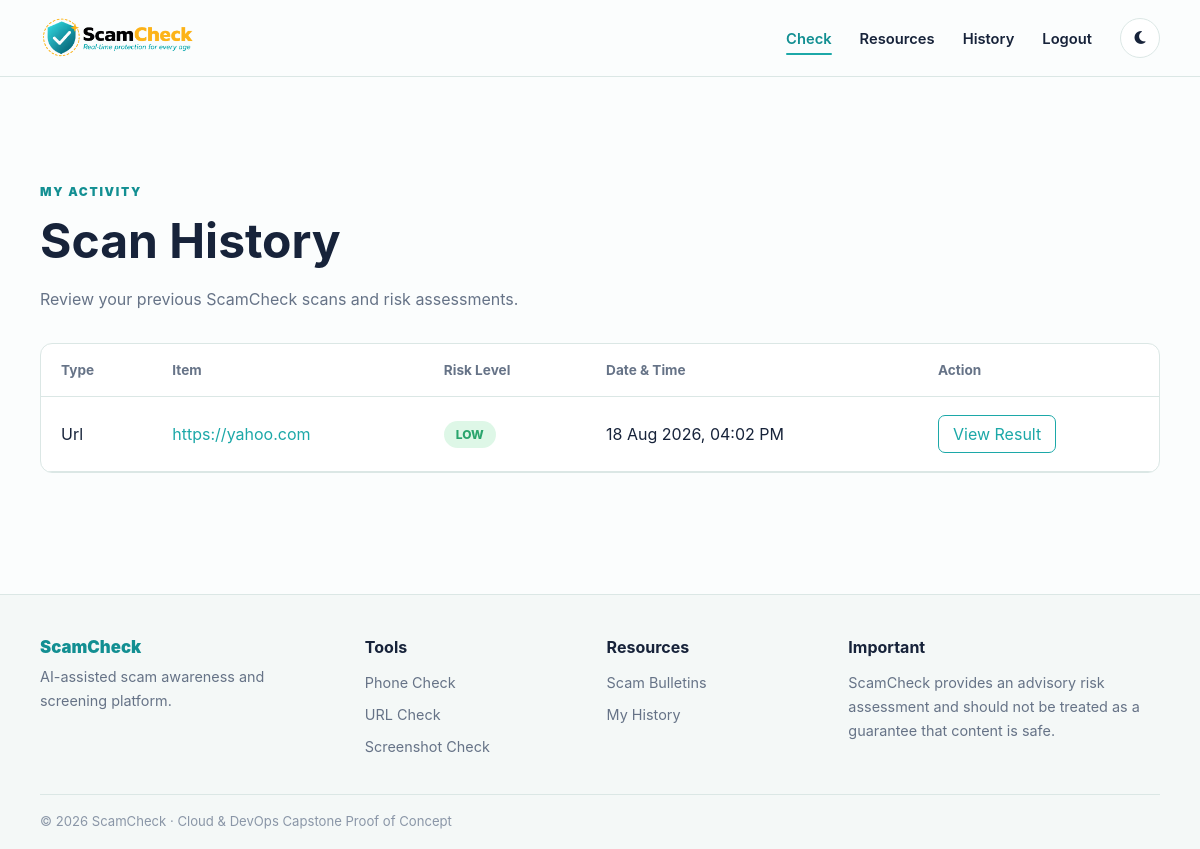
The app's page /history (signed in), older data.
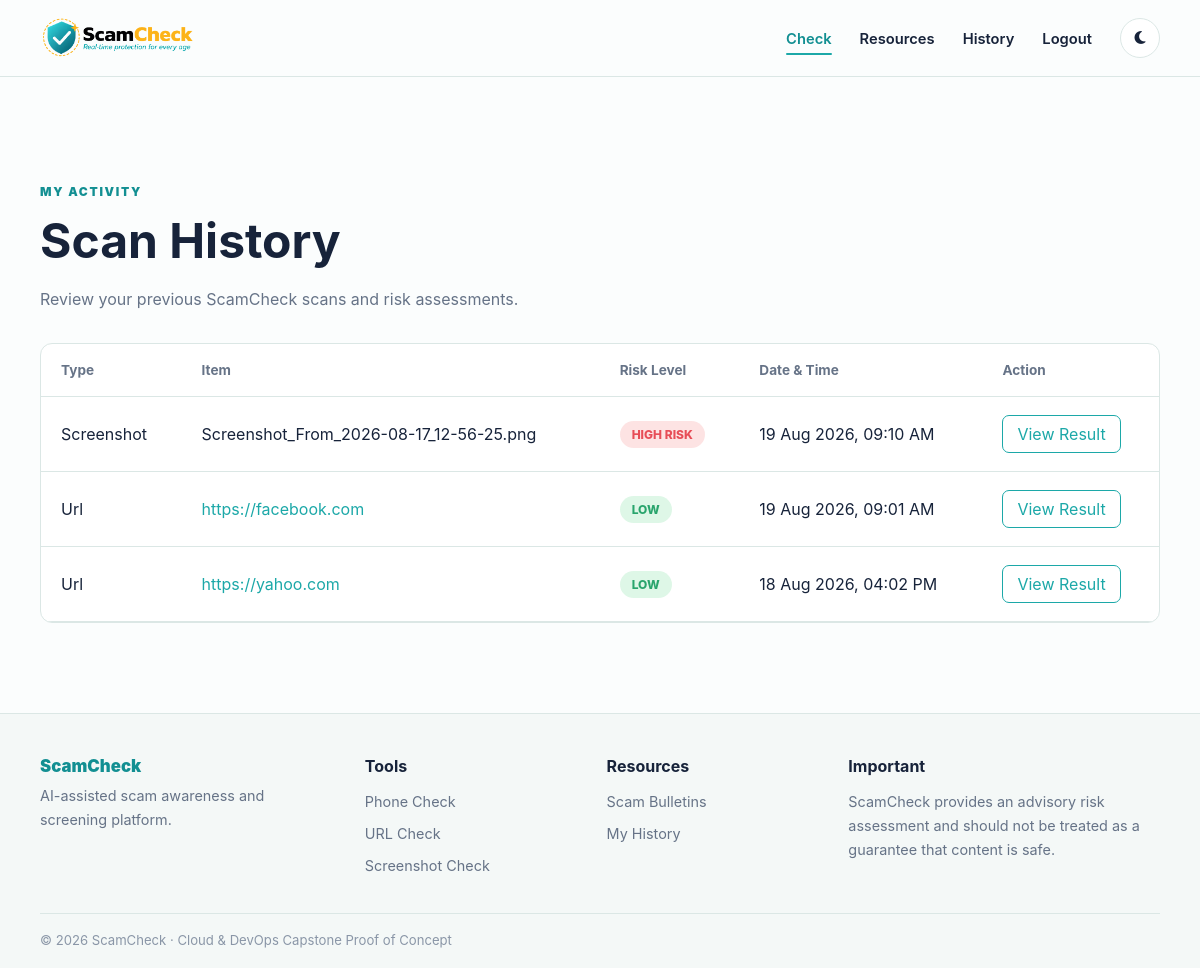
The same page, newer data.
### app.py (models this page shows)
class ScanHistory(db.Model):
    __tablename__ = "scan_history"
    id = db.Column(
        db.Integer,
        primary_key=True
    )
    user_id = db.Column(
        db.Integer,
        db.ForeignKey("users.id"),
        nullable=False
    )
    scan_type = db.Column(
        db.String(30),
        nullable=False
    )
    input_value = db.Column(
        db.String(1000),
        nullable=True
    )
    risk_level = db.Column(
        db.String(30),
        nullable=True
    )
    result_summary = db.Column(
        db.Text,
        nullable=True
    )
    suspicious_indicators = db.Column(
        db.Text,
        nullable=True
    )
    recommended_action = db.Column(
        db.Text,
        nullable=True
    )
    blob_name = db.Column(
        db.String(500),
        nullable=True
    )
    created_at = db.Column(
        db.DateTime,
        nullable=False,
        default=lambda: datetime.now(timezone.utc)
    )

### app.py (the view)
@app.route("/history")
@login_required
def history():
    scans = (
        ScanHistory.query
        .filter_by(user_id=current_user.id)
        .order_by(ScanHistory.created_at.desc())
        .all()
    )
    for scan in scans:
        try:
            scan.indicators_list = json.loads(
                scan.suspicious_indicators or "[]"
            )
        except json.JSONDecodeError:
            scan.indicators_list = []
    return render_template(
        "history.html",
        scans=scans
    )

### app.py (called while the page is built)
@login_manager.user_loader
def load_user(user_id):
    return db.session.get(User, int(user_id))

@app.context_processor
def inject_psa_alerts():
    return {
        "psa_alerts": PSA_ALERTS
    }

### templates/history.html (shortened to what this page needs)
{% extends "base.html" %}
{% block content %}
<section class="page-section">
    <div class="shell">
        <p class="eyebrow">MY ACTIVITY</p>
        <h1>Scan History</h1>
        <p class="muted">
            Review your previous ScamCheck scans and risk assessments.
        </p>
        {% if scans %}
        <div class="history-table-wrap">
            <table class="history-table">
                <thead>
                    <tr>
                        <th>Type</th>
                        <th>Item</th>
                        <th>Risk Level</th>
                        <th>Date & Time</th>
                        <th>Action</th>
                    </tr>
                </thead>
                <tbody>
                {% for scan in scans %}
                <tr>
                    <td>
                        {{ scan.scan_type | capitalize }}
                    </td>
                    <td>
                        {% if scan.scan_type == "url" %}
                            <a
                                href="{{ scan.input_value }}"
                                target="_blank"
                                rel="noopener noreferrer"
                                class="history-item-link"
                            >
                                {{ scan.input_value }}
                            </a>
                        {% elif scan.scan_type == "screenshot" %}
                            {{ scan.input_value }}
                        {% else %}
                            {{ scan.input_value }}
                        {% endif %}
                    </td>
                    <td>
                        {% if scan.risk_level == "HIGH RISK" %}
                            <span class="risk-badge risk-high">
                                HIGH RISK
                            </span>
                        {% elif scan.risk_level == "POTENTIAL RISK" %}
                            <span class="risk-badge risk-medium">
                                POTENTIAL RISK
                            </span>
                        {% elif scan.risk_level == "LOW" %}
                            <span class="risk-badge risk-low">
                                LOW
                            </span>
                        {% else %}
                            <span class="risk-badge">
                                {{ scan.risk_level }}
                            </span>
                        {% endif %}
                    </td>
                    <td>
                        {{ scan.created_at.strftime(
                            '%d %b %Y, %I:%M %p'
                        ) }}
                    </td>
                    <td>
                        <button
                            class="view-result-button"
                            onclick="
                                document
                                .getElementById(
                                    'result-{{ scan.id }}'
                                )
                                .showModal()
                            "
                        >
                            View Result
                        </button>
                    </td>
                </tr>
                {% endfor %}
                </tbody>
            </table>
        </div>
        {% endif %}
    </div>
</section>
{% endblock %} origin

### templates/base.html (shortened to what this page needs)
<!DOCTYPE html>
<html lang="en">
<head>
    <link
        rel="stylesheet"
        href="https://cdnjs.cloudflare.com/ajax/libs/font-awesome/6.5.2/css/all.min.css"
    >
    <link rel="stylesheet" href="{{ url_for('static', filename='css/style.css') }}">
</head>
<body>
<header class="site-header">
    <div class="shell nav-wrap">
        <a href="{{ url_for('home') }}" class="brand" aria-label="ScamCheck home">
    <span class="brand-logo-wrap">
        <img
            src="{{ url_for('static', filename='images/scam-check-logo-light.png') }}"
            alt="ScamCheck"
            class="brand-logo logo-light"
        >
    </span>
</a>
        <nav class="nav-links" aria-label="Main navigation">
            <a href="{{ url_for('home') }}" class="nav-link nav-link-active">Check</a>
            <a href="{{ url_for('resources') }}" class="nav-link">Resources</a>
            {% if current_user.is_authenticated %}
                <a href="{{ url_for('history') }}" class="nav-link">History</a>
                <a href="{{ url_for('logout') }}" class="nav-link">Logout</a>
            {% else %}
                <a href="{{ url_for('login') }}" class="nav-link">Login</a>
                <a href="{{ url_for('register') }}" class="nav-button">Register</a>
            {% endif %}
            <button
                type="button"
                id="themeToggle"
                class="theme-toggle"
                aria-label="Switch theme"
                title="Switch light/dark theme"
            >
                <i id="themeIcon" class="fa-solid fa-moon"></i>
            </button>
        </nav>
    </div>
</header>
{% include "_psa_ticker.html" %}
<main>
    {% block content %}{% endblock %}
</main>
<footer class="site-footer">
    <div class="shell footer-grid">
        <div class="footer-brand-column">
            <div class="footer-brand">ScamCheck</div>
            <p>AI-assisted scam awareness and screening platform.</p>
        </div>
        <div>
            <h4>Tools</h4>
            <a href="{{ url_for('home') }}">Phone Check</a>
            <a href="{{ url_for('home') }}">URL Check</a>
            <a href="{{ url_for('home') }}">Screenshot Check</a>
        </div>
        <div>
            <h4>Resources</h4>
            <a href="{{ url_for('resources') }}">Scam Bulletins</a>
            {% if current_user.is_authenticated %}
                <a href="{{ url_for('history') }}">My History</a>
            {% else %}
                <a href="{{ url_for('login') }}">My History</a>
            {% endif %}
        </div>
        <div>
            <h4>Important</h4>
            <p>
                ScamCheck provides an advisory risk assessment and should not be treated
                as a guarantee that content is safe.
            </p>
        </div>
    </div>
    <div class="shell footer-bottom">
        © 2026 ScamCheck · Cloud &amp; DevOps Capstone Proof of Concept
    </div>
</footer>
</body>
</html>

### templates/_psa_ticker.html (shortened to what this page needs)
    <div class="psa-track">
        <div class="psa-content">
        </div>
    </div>

Row changes from the older to the newer data that the page shows:
added ScanHistory: scan_type "Screenshot", input_value "Screenshot_From_2026-08-17_12-56-25.png", risk_level "HIGH RISK", created_at "19 Aug 2026, 09:10 AM"
added ScanHistory: scan_type "Url", input_value "https://facebook.com", risk_level "LOW", created_at "19 Aug 2026, 09:01 AM"
